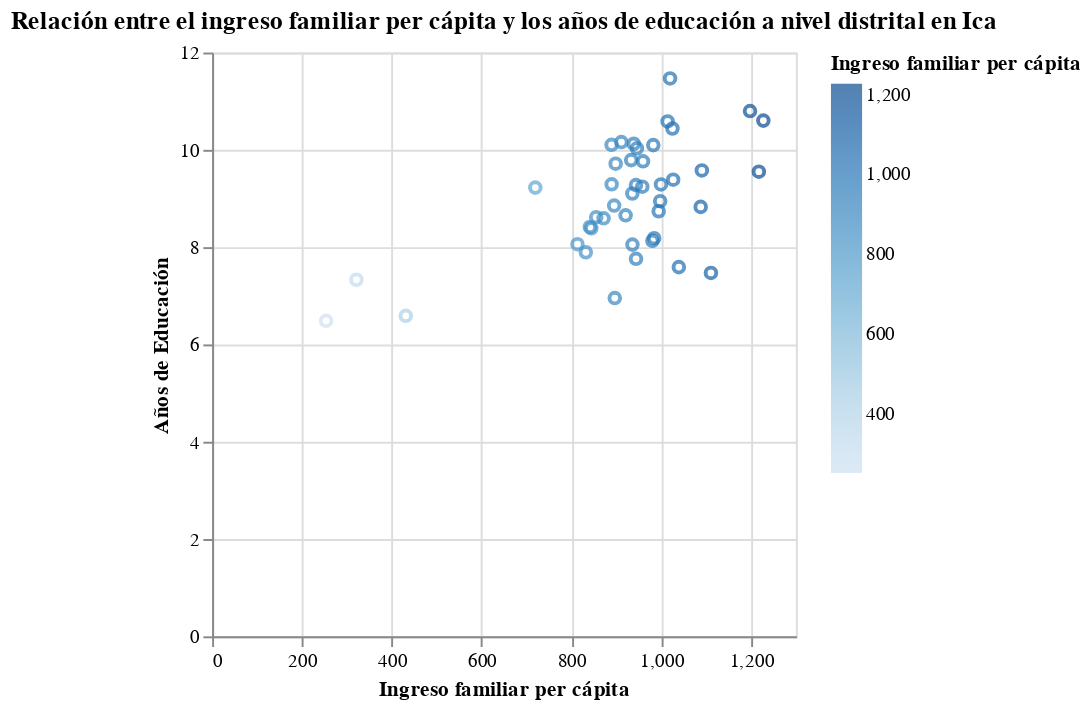

The code cell stored with this chart in its notebook:
### Markdown cell above
### Gráfico 2: comparación entre indicadores de IDH (Años de educación y Ingreso familiar per cápita)

### Code cell
graf2 = alt.Chart(idh_distrital5_ica).mark_point().encode(
    y = alt.Y("años_educacion:Q", title= "Años de Educación"),
    x = alt.X("ingreso_fam:Q", title="Ingreso familiar per cápita"),
    color=alt.Color("ingreso_fam", title="Ingreso familiar per cápita"),
).properties(
    title="Relación entre el ingreso familiar per cápita y los años de educación a nivel distrital en Ica",
    ).interactive()

graf2

### Figure 1 — Vega-Lite specification as saved in the notebook (floating-point values rounded to 4 significant figures)
{"config": {"view": {"continuousWidth": 300, "continuousHeight": 300}}, "data": {"name": "data-19e21301587965486c971a988be8042f"}, "mark": {"type": "point"}, "encoding": {"color": {"field": "ingreso_fam", "title": "Ingreso familiar per cápita", "type": "quantitative"}, "x": {"field": "ingreso_fam", "title": "Ingreso familiar per cápita", "type": "quantitative"}, "y": {"field": "años_educacion", "title": "Años de Educación", "type": "quantitative"}}, "params": [{"name": "param_2", "select": {"type": "interval", "encodings": ["x", "y"]}, "bind": "scales"}], "title": "Relación entre el ingreso familiar per cápita y los años de educación a nivel distrital en Ica", "$schema": "https://vega.github.io/schema/vega-lite/v5.16.3.json", "datasets": {"data-19e21301587965486c971a988be8042f": [{"ubigeo": 110101, "distrital": "Ica                                     ", "poblacion": 150280, "idhumano": 0.6549, "esperanza_vida": 81.83, "secundaria_completa": 80.96, "años_educacion": 11.47, "ingreso_fam": 1020.0}, {"ubigeo": 110102, "distrital": "La Tinguiña                             ", "poblacion": 39574, "idhumano": 0.633, "esperanza_vida": 83.93, "secundaria_completa": 77.24, "años_educacion": 10.1, "ingreso_fam": 982.4}, {"ubigeo": 110103, "distrital": "Los Aquijes                             ", "poblacion": 21963, "idhumano": 0.6347, "esperanza_vida": 80.79, "secundaria_completa": 75.27, "años_educacion": 9.576, "ingreso_fam": 1091.0}, {"ubigeo": 110104, "distrital": "Ocucaje                                 ", "poblacion": 4392, "idhumano": 0.5825, "esperanza_vida": 80.06, "secundaria_completa": 70.76, "años_educacion": 8.131, "ingreso_fam": 980.4}, {"ubigeo": 110105, "distrital": "Pachacutec                              ", "poblacion": 7411, "idhumano": 0.626, "esperanza_vida": 82.98, "secundaria_completa": 74.53, "años_educacion": 9.386, "ingreso_fam": 1027.0}, {"ubigeo": 110106, "distrital": "Parcona                                 ", "poblacion": 54047, "idhumano": 0.6177, "esperanza_vida": 83.82, "secundaria_completa": 77.69, "años_educacion": 10.16, "ingreso_fam": 911.3}, {"ubigeo": 110107, "distrital": "Pueblo Nuevo                            ", "poblacion": 6395, "idhumano": 0.6052, "esperanza_vida": 80.74, "secundaria_completa": 71.91, "años_educacion": 10.03, "ingreso_fam": 945.9}, {"ubigeo": 110108, "distrital": "Salas                                   ", "poblacion": 25767, "idhumano": 0.5941, "esperanza_vida": 81.38, "secundaria_completa": 67.29, "años_educacion": 8.738, "ingreso_fam": 994.4}, {"ubigeo": 110109, "distrital": "San Jose De Los Molinos  ", "poblacion": 6987, "idhumano": 0.6266, "esperanza_vida": 80.89, "secundaria_completa": 77.29, "años_educacion": 8.827, "ingreso_fam": 1088.0}, {"ubigeo": 110110, "distrital": "San Juan Bautista                       ", "poblacion": 13846, "idhumano": 0.6454, "esperanza_vida": 84.13, "secundaria_completa": 75.85, "años_educacion": 10.44, "ingreso_fam": 1025.0}, {"ubigeo": 110111, "distrital": "Santiago                                ", "poblacion": 27645, "idhumano": 0.62, "esperanza_vida": 84.14, "secundaria_completa": 76.16, "años_educacion": 8.945, "ingreso_fam": 997.8}, {"ubigeo": 110112, "distrital": "Subtanjalla                             ", "poblacion": 27387, "idhumano": 0.6368, "esperanza_vida": 81.48, "secundaria_completa": 77.12, "años_educacion": 10.58, "ingreso_fam": 1014.0}, {"ubigeo": 110113, "distrital": "Tate                                    ", "poblacion": 4709, "idhumano": 0.6012, "esperanza_vida": 80.41, "secundaria_completa": 74.11, "años_educacion": 9.789, "ingreso_fam": 933.2}, {"ubigeo": 110114, "distrital": "Yauca Del Rosario     ", "poblacion": 1116, "idhumano": 0.3917, "esperanza_vida": 77.89, "secundaria_completa": 53.33, "años_educacion": 6.588, "ingreso_fam": 431.3}, {"ubigeo": 110201, "distrital": "Chincha Alta                            ", "poblacion": 66349, "idhumano": 0.6126, "esperanza_vida": 83.14, "secundaria_completa": 71.4, "años_educacion": 10.12, "ingreso_fam": 939.0}, {"ubigeo": 110202, "distrital": "Alto Laran                              ", "poblacion": 7783, "idhumano": 0.5726, "esperanza_vida": 81.86, "secundaria_completa": 58.87, "años_educacion": 8.184, "ingreso_fam": 984.3}, {"ubigeo": 110203, "distrital": "Chavin                                  ", "poblacion": 2071, "idhumano": 0.6254, "esperanza_vida": 80.29, "secundaria_completa": 50.0, "años_educacion": 10.8, "ingreso_fam": 1198.0}, {"ubigeo": 110204, "distrital": "Chincha Baja                            ", "poblacion": 13009, "idhumano": 0.5753, "esperanza_vida": 83.91, "secundaria_completa": 70.73, "años_educacion": 8.616, "ingreso_fam": 855.3}, {"ubigeo": 110205, "distrital": "El Carmen                               ", "poblacion": 12369, "idhumano": 0.5446, "esperanza_vida": 82.97, "secundaria_completa": 62.23, "años_educacion": 7.895, "ingreso_fam": 832.2}, {"ubigeo": 110206, "distrital": "Grocio Prado                            ", "poblacion": 25294, "idhumano": 0.5914, "esperanza_vida": 85.77, "secundaria_completa": 68.9, "años_educacion": 8.855, "ingreso_fam": 895.3}, {"ubigeo": 110207, "distrital": "Pueblo Nuevo                            ", "poblacion": 62604, "idhumano": 0.5983, "esperanza_vida": 84.68, "secundaria_completa": 67.75, "años_educacion": 9.715, "ingreso_fam": 898.6}, {"ubigeo": 110208, "distrital": "San Juan De Yanac    ", "poblacion": 1129, "idhumano": 0.3567, "esperanza_vida": 76.19, "secundaria_completa": 53.85, "años_educacion": 7.33, "ingreso_fam": 321.4}, {"ubigeo": 110209, "distrital": "San Pedro De Huacarpana  ", "poblacion": 992, "idhumano": 0.3418, "esperanza_vida": 81.87, "secundaria_completa": 68.29, "años_educacion": 6.485, "ingreso_fam": 253.8}, {"ubigeo": 110210, "distrital": "Sunampe                                 ", "poblacion": 29079, "idhumano": 0.61, "esperanza_vida": 85.79, "secundaria_completa": 68.32, "años_educacion": 9.243, "ingreso_fam": 957.9}, {"ubigeo": 110211, "distrital": "Tambo De Mora    ", "poblacion": 5434, "idhumano": 0.603, "esperanza_vida": 81.92, "secundaria_completa": 66.11, "años_educacion": 9.29, "ingreso_fam": 999.6}, {"ubigeo": 110301, "distrital": "Nazca                                   ", "poblacion": 27632, "idhumano": 0.6069, "esperanza_vida": 81.54, "secundaria_completa": 71.32, "años_educacion": 9.764, "ingreso_fam": 959.5}, {"ubigeo": 110302, "distrital": "Changuillo                              ", "poblacion": 1950, "idhumano": 0.5458, "esperanza_vida": 85.54, "secundaria_completa": 58.56, "años_educacion": 6.953, "ingreso_fam": 896.6}, {"ubigeo": 110303, "distrital": "El Ingenio                              ", "poblacion": 3134, "idhumano": 0.5815, "esperanza_vida": 86.08, "secundaria_completa": 65.37, "años_educacion": 7.76, "ingreso_fam": 944.0}, {"ubigeo": 110304, "distrital": "Marcona                                 ", "poblacion": 15981, "idhumano": 0.679, "esperanza_vida": 82.49, "secundaria_completa": 73.61, "años_educacion": 10.6, "ingreso_fam": 1227.0}, {"ubigeo": 110305, "distrital": "Vista Alegre                            ", "poblacion": 20460, "idhumano": 0.6097, "esperanza_vida": 86.34, "secundaria_completa": 71.56, "años_educacion": 9.103, "ingreso_fam": 935.8}, {"ubigeo": 110401, "distrital": "Palpa                                   ", "poblacion": 7748, "idhumano": 0.6191, "esperanza_vida": 84.72, "secundaria_completa": 79.44, "años_educacion": 9.275, "ingreso_fam": 943.8}, {"ubigeo": 110402, "distrital": "Llipata                                 ", "poblacion": 1555, "idhumano": 0.5898, "esperanza_vida": 85.16, "secundaria_completa": 83.7, "años_educacion": 8.388, "ingreso_fam": 844.3}, {"ubigeo": 110403, "distrital": "Rio Grande                              ", "poblacion": 2658, "idhumano": 0.5954, "esperanza_vida": 84.95, "secundaria_completa": 80.98, "años_educacion": 8.593, "ingreso_fam": 871.7}, {"ubigeo": 110404, "distrital": "Santa Cruz                              ", "poblacion": 927, "idhumano": 0.5744, "esperanza_vida": 84.34, "secundaria_completa": 73.68, "años_educacion": 8.415, "ingreso_fam": 841.2}, {"ubigeo": 110405, "distrital": "Tibillo                                 ", "poblacion": 344, "idhumano": 0.5789, "esperanza_vida": 76.69, "secundaria_completa": 66.67, "años_educacion": 7.47, "ingreso_fam": 1111.0}, {"ubigeo": 110501, "distrital": "Pisco                                   ", "poblacion": 67467, "idhumano": 0.5771, "esperanza_vida": 76.21, "secundaria_completa": 72.21, "años_educacion": 10.1, "ingreso_fam": 889.5}, {"ubigeo": 110502, "distrital": "Huancano                                ", "poblacion": 1379, "idhumano": 0.5333, "esperanza_vida": 71.84, "secundaria_completa": 85.84, "años_educacion": 8.061, "ingreso_fam": 813.6}, {"ubigeo": 110503, "distrital": "Humay                                   ", "poblacion": 5408, "idhumano": 0.5544, "esperanza_vida": 71.23, "secundaria_completa": 72.29, "años_educacion": 7.59, "ingreso_fam": 1039.0}, {"ubigeo": 110504, "distrital": "Independencia                           ", "poblacion": 12987, "idhumano": 0.5531, "esperanza_vida": 74.32, "secundaria_completa": 72.03, "años_educacion": 8.052, "ingreso_fam": 936.0}, {"ubigeo": 110505, "distrital": "Paracas                                 ", "poblacion": 7147, "idhumano": 0.6278, "esperanza_vida": 75.95, "secundaria_completa": 67.58, "años_educacion": 9.551, "ingreso_fam": 1217.0}, {"ubigeo": 110506, "distrital": "San Andres                              ", "poblacion": 13767, "idhumano": 0.5178, "esperanza_vida": 76.75, "secundaria_completa": 64.21, "años_educacion": 9.224, "ingreso_fam": 719.7}, {"ubigeo": 110507, "distrital": "San Clemente                            ", "poblacion": 24814, "idhumano": 0.5649, "esperanza_vida": 75.94, "secundaria_completa": 72.3, "años_educacion": 8.654, "ingreso_fam": 920.8}, {"ubigeo": 110508, "distrital": "Tupac Amaru Inca   ", "poblacion": 17775, "idhumano": 0.5618, "esperanza_vida": 75.77, "secundaria_completa": 69.26, "años_educacion": 9.292, "ingreso_fam": 889.7}]}}
